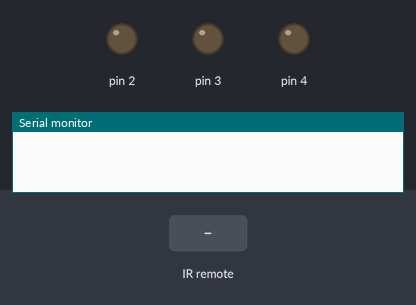
Recording of a sketch running on a simulated Arduino Uno, built with avr-gcc and run on an emulated ATmega328P. On the bench: output pins drawn as LEDs (lit = HIGH), the last lines printed to the serial monitor. The test bench sets the inputs (shaded band).

Above: at 1.2 s.
1.3 s: infrared code 0xFD08F7 received
At 1.6 s:
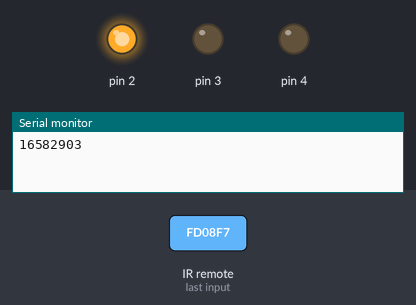
2.8 s: infrared code 0xFD48B7 received
At 3.6 s:
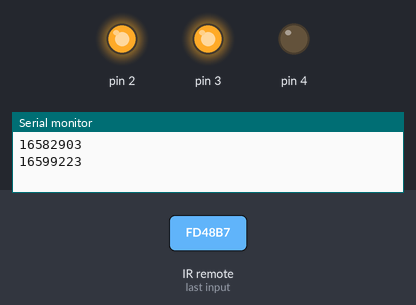
4.3 s: infrared code 0xFD8877 received
At 4.8 s:
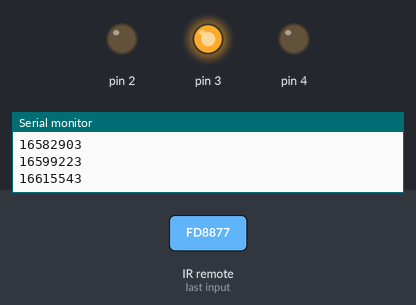
5.8 s: infrared code 0xFDA857 received
At 7.0 s:
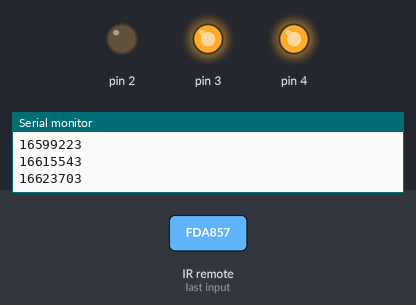
7.3 s: infrared code 0xFD28D7 received
At 8.3 s:
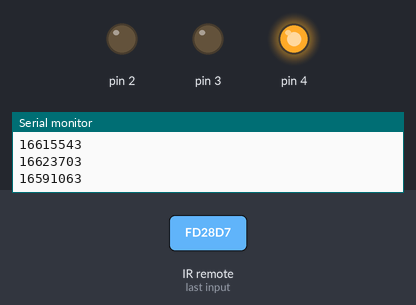
8.8 s: infrared code 0xFD6897 received
At 9.5 s:
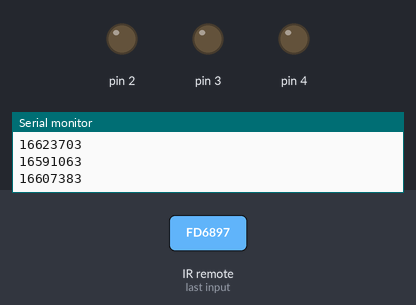
Timing chart, 0 to 11.3 s (numbered marks = the images above; inputs shaded):
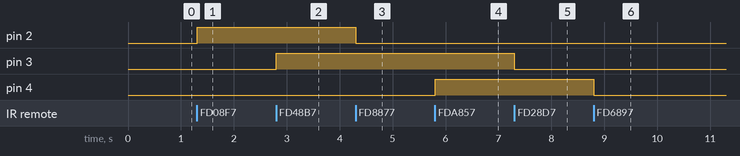

Measured:
- after the input at 1.3 s, pin 2: LOW → HIGH at once
- after the input at 2.8 s, pin 3: LOW → HIGH at once
- after the input at 4.3 s, pin 2: HIGH → LOW at once
- after the input at 5.8 s, pin 4: LOW → HIGH at once
- after the input at 7.3 s, pin 3: HIGH → LOW at once
- after the input at 8.8 s, pin 4: HIGH → LOW at once

The sketch:

controlling_leds_using_ir_remote1.ino
```cpp
#include <IRremote.h>

int IR = 12;
int B=2;
int O=3;
int G=4;

IRrecv irrecv(IR);//reading input
decode_results results; //decodes input

void setup()
{
  Serial.begin(9600);
  irrecv.enableIRIn();// starts the receiver
  pinMode(2, OUTPUT);
  pinMode(3, OUTPUT);
  pinMode(4, OUTPUT);
}

void loop()
{
 //decodes the ir input
  if(irrecv.decode(&results))
  {
    long int decCode = results.value;
    Serial.println(results.value);
    // switch case to use selected remote control
    switch (results.value){
      case 16582903: //pressing 1
      digitalWrite(2,HIGH);
      break;
      case 16615543: // pressing 2
      digitalWrite(2,LOW);
      break;
      case 16599223: // pressing 3
      digitalWrite(3,HIGH);
      break;
      case 16591063: // pressing 4
      digitalWrite(3,LOW);
      break;
      case 16623703: // pressing 5
      digitalWrite(4,HIGH);
      break;
      case 16607383: // pressing 6
      digitalWrite(4,LOW);
      break;
    }
    irrecv.resume(); // receives the next value fromm the button u press
  }
  delay(10);
}
```
